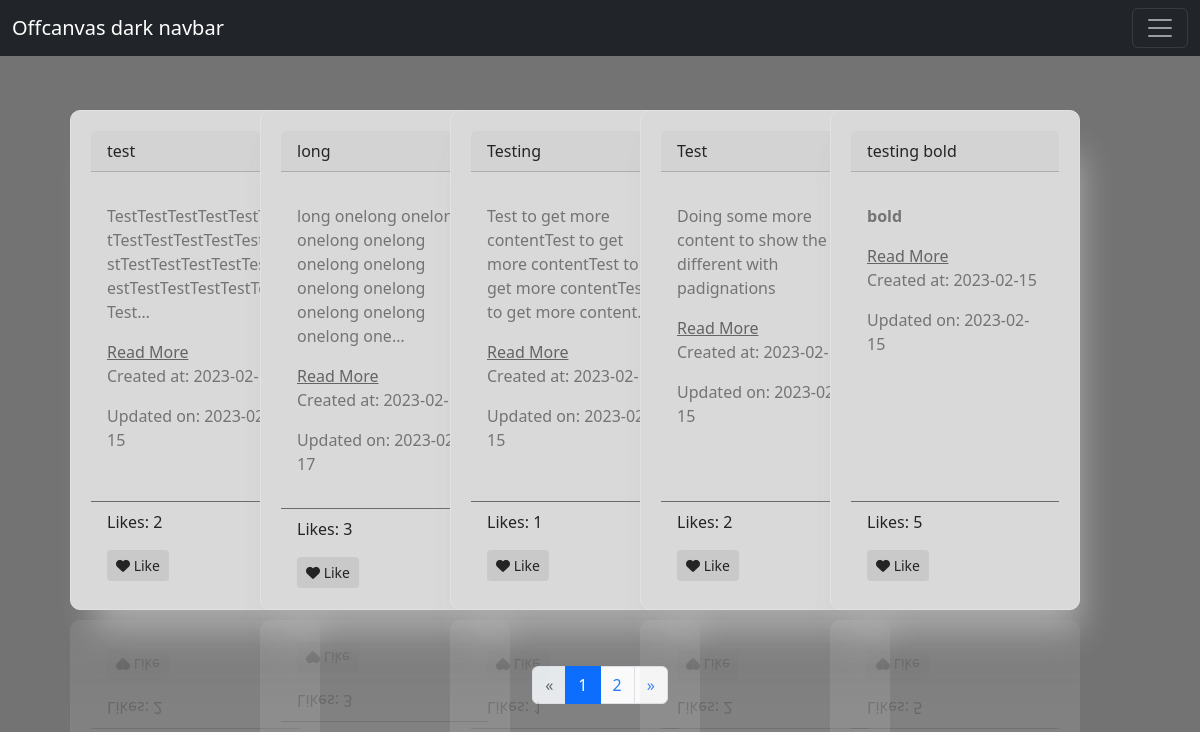
Before: / with the older database file.
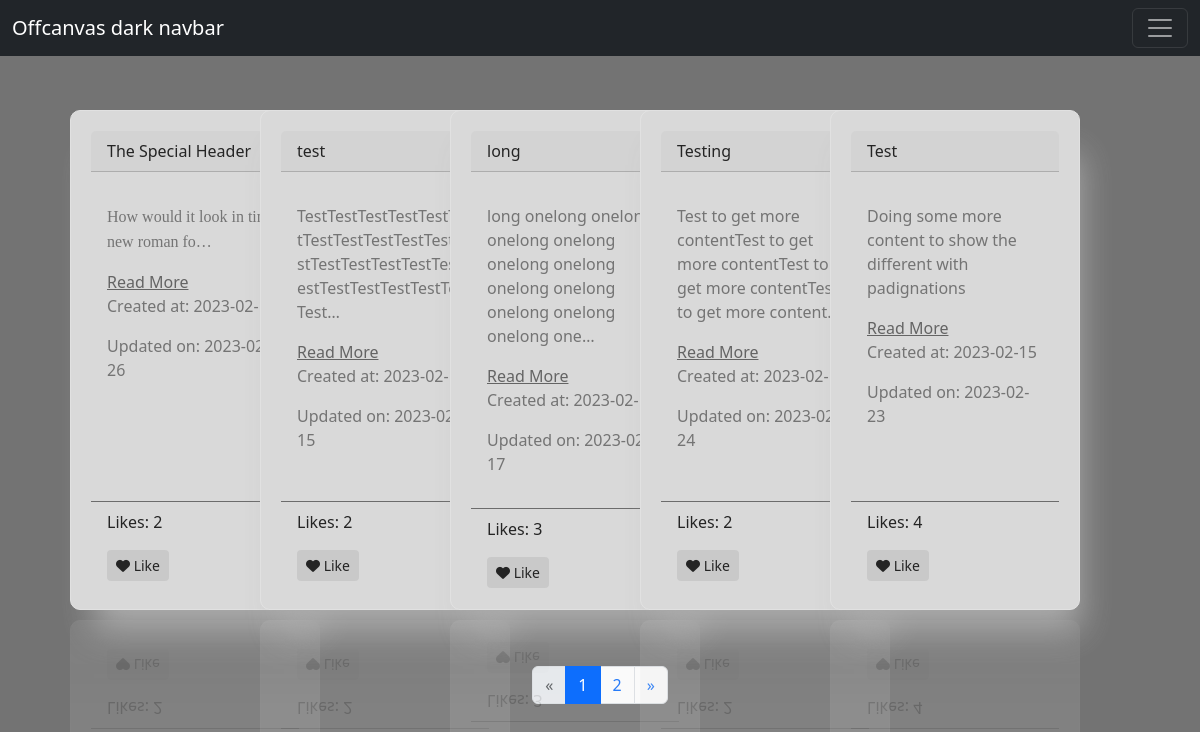
After: the same page with the newer database file.
### portfolio/models.py (models this page shows, shortened)
class Post(models.Model):
    title = models.CharField(max_length=100)
    content = models.TextField()
    created_at = models.DateTimeField(auto_now_add=True)
    updated_on = models.DateTimeField(auto_now=True)
    author = models.ForeignKey(User, on_delete=models.CASCADE)
    likes = models.PositiveIntegerField(default=0)
    slug = models.SlugField(unique=True)
    class Meta:
        ordering = ["-created_at"]

### portfolio/views.py (the view)
# urls.py: path('', views.display_posts, name='display_posts'),
def display_posts(request):
    post_list = Post.objects.all()
    paginator = Paginator(post_list, 5) # Show 5 posts per page
    page = request.GET.get('page')
    posts = paginator.get_page(page)
    return render(request, 'portfolio/post_list.html', {'posts': posts})

### templates/portfolio/post_list.html (shortened to what this page needs)
{% extends "portfolio/base.html" %}
{% block content %}
<div class="container">
  <div class="row">
    {% for post in posts %}
      <div id="section" class="col-lg-2 card-{{ forloop.counter }}">
        <div class="card border mb-3 card-custom" style="max-width: 18rem;">
          <div class="card-header d-flex justify-content-between align-items-center">
            <div>{{ post.title }}</div>
          </div>
          <div class="card-body text-secondary">
            <p>{{ post.content|safe|truncatechars:100 }}</p>
            <a href="{% url 'post_detail' post.id %}">Read More</a>
            <p>Created at: {{ post.created_at|date:"Y-m-d" }}</p>
            <p>Updated on: {{ post.updated_on|date:"Y-m-d" }}</p>
          </div>
          <div class="card-footer bg-transparent border-success">
            <p>Likes: {{ post.likes }}</p>
            <form method="POST" action="{% url 'like_post' post_id=post.id %}">
              <button type="submit" class="btn btn-sm btn-custum">
              <i class="fa-solid fa-heart"></i> Like
              </button>
            </form>
          </div>
        </div>
      </div>
    {% endfor %}
  </div>
</div>
    <div class="col-12">
      <nav aria-label="Blog post navigation">
        <ul class="pagination justify-content-center">
          {% if posts.has_previous %}
            <li class="page-item">
              <a class="page-link" href="?page={{ posts.previous_page_number }}">&laquo;</a>
            </li>
          {% else %}
            <li class="page-item disabled">
              <span class="page-link">&laquo;</span>
            </li>
          {% endif %}
          {% for num in posts.paginator.page_range %}
            {% if posts.number == num %}
              <li class="page-item active">
                <span class="page-link">{{ num }} <span class="sr-only">(current)</span></span>
              </li>
            {% elif num > posts.number|add:'-3' and num < posts.number|add:'3' %}
              <li class="page-item">
                <a class="page-link" href="?page={{ num }}">{{ num }}</a>
              </li>
            {% endif %}
          {% endfor %}
          {% if posts.has_next %}
            <li class="page-item">
              <a class="page-link" href="?page={{ posts.next_page_number }}">&raquo;</a>
            </li>
          {% else %}
            <li class="page-item disabled">
              <span class="page-link">&raquo;</span>
            </li>
          {% endif %}
        </ul>
      </nav>
    </div>
  </div>
{% endblock %}

Changed rows visible on the page:
no longer on this page (row unchanged): Post: title "testing bold", content "bold", created_at "2023-02-15", updated_on "2023-02-15", likes "5"
added Post: title "The Special Header", content "How would it look in times new roman fo…", created_at "2023-02-17", updated_on "2023-02-26", likes "2"
changed Post "Testing": updated_on "2023-02-15" → "2023-02-24"; likes "1" → "2"
changed Post "Test": updated_on "2023-02-15" → "2023-02-23"; likes "2" → "4"
